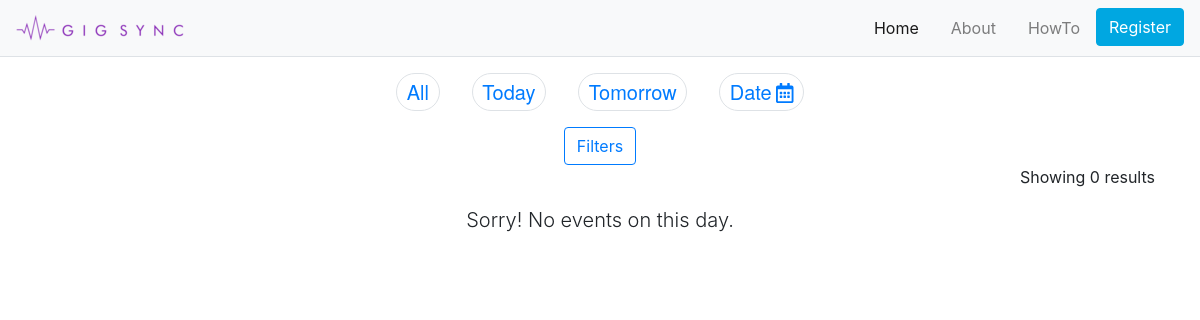
The page /tomorrow/ on the database as committed earlier.
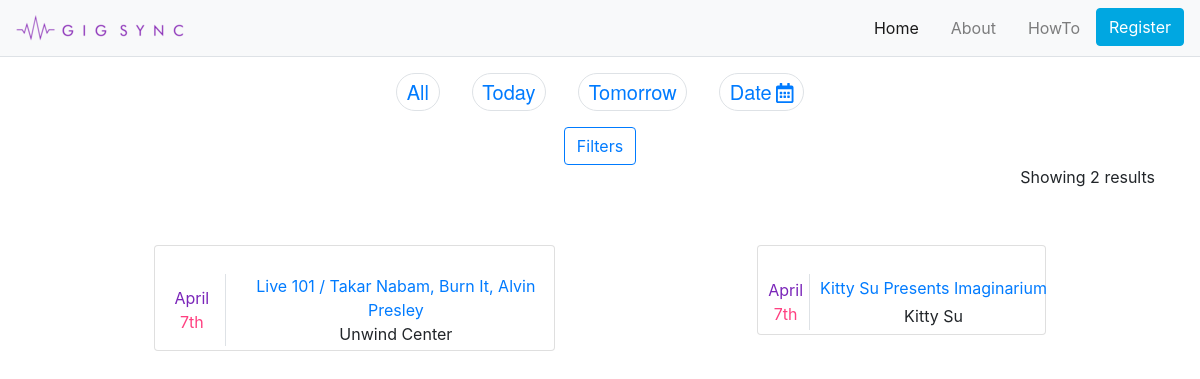
The same page on the database as committed later.
### web/models.py (models this page shows, shortened)
class Gig(models.Model):
    event_id = models.IntegerField(unique=True)
    name = models.CharField(max_length=255)
    description = models.TextField(null=True)
    start_date = models.DateField()
    start_time = models.TimeField()
    end_date = models.DateField(default=None, null=True)
    end_time = models.TimeField(null=True)
    venue = models.CharField(max_length=255)
    city = models.CharField(max_length=255)
    cover_link = models.URLField(null=True)
    place_id = models.IntegerField(null=True)
    involved_parties = models.ManyToManyField(GSProfile)

### web/views.py (the view)
# urls.py: url(r'^tomorrow/$', views.tomorrow, name='tomorrow'),
def tomorrow(request):
    tomorrow = datetime.date.today() + datetime.timedelta(days=1)
    q_set = models.Gig.objects.filter(start_date=tomorrow)
    cities = []
    for event in q_set:
        if event.city not in cities:
            cities.append(event.city)
    return render(request, 'web/tomorrow.html', {'gigs': q_set, 'cities': cities})

### web/templates/web/tomorrow.html (shortened to what this page needs)
{% extends "web/base.html" %}
{% block nav %}
<li class="nav-item active m-sm-2">
        <a class="nav-link" href="index.html">Home</a>
    </li>
    <li class="nav-item m-sm-2">
        <a class="nav-link" href="#">About</a>
    </li>
    <li class="nav-item  m-sm-2">
        <a class="nav-link" href="#">HowTo</a>
    </li>
    <li class="nav-item">
        <a href="http://www.gigsync.in/#signup-tab"><button class="btn btn-outline-gspurple my-2" type="submit">Register</button></a>
    </li>
{% endblock %}
{% block main %}
    <div id="datespace" class="touch-scroll-list d-flex flex-row justify-content-md-center justify-content-start">
		<span class="date-pill lead border"><a href="{% url 'web:home' %}">All</a></span>
		<span class="date-pill lead border"><a href="{% url 'web:today' %}">Today</a></span>
		<span class="date-pill lead border"><a href="{% url 'web:tomorrow' %}">Tomorrow</a></span>
		<span class="date-pill lead border">Date<i class="far fa-calendar-alt ml-1" id="date-logo"></i></span>
    </div>
    <div class="container d-flex justify-content-center">
        <button type="button" class="btn btn-outline-primary" id="filters">Filters</button>
    </div>
    <div class="container">
            <p class="text-right">Showing {{ gigs|length }} results</p>
    </div>
    <div class="container">
        <div class="event-area d-flex flex-column mr-0">
            {% for gig in gigs %}
            {% if forloop.first or forloop.counter0|divisibleby:"3" %}
            <div class="d-flex flex-row justify-content-around my-3 mr-0 p-2 event-cards-row">
            {% endif %}
                <div class="event-container">
                    <div class="card">
                        <a href="{% url 'web:event' gig.event_id %}"><img src="{{gig.cover_link}}" alt="" class="card-img-top"></a>
                        <div class="d-flex card-body flex-row p-0 m-0 event-info">
                            <div class="d-flex flex-column date-focus justify-content-center col-2 border-right m-1 p-1">
                                <div class="event-month text-center">{{ gig.start_date|date:"N" }}</div>
                                <div class="event-date text-center">{{ gig.start_date|date:"jS" }}</div>
                            </div>
                            <div class="d-flex flex-column justify-content-around event-title col-10 p-1">
                                <div class="event-name text-center">
                                    <a href="{% url 'web:event' gig.event_id %}">{{ gig.name }}</a>
                                </div>
                                <div class="event-venue text-center">{{ gig.venue }}</div>
                            </div>
                        </div>
                    </div>
                </div>
            {% if forloop.last or forloop.counter|divisibleby:"3" %}
            </div>
            {% endif %}
            {% empty %}
                <p class="lead text-center">Sorry! No events on this day.</p>
            {% endfor %}
        </div>
    </div>
{% endblock %}

Rows that differ between the two databases and show on the page:
added Gig: start_date "April", start_date "7th", name "Live 101 / Takar Nabam, Burn It, Alvin Presley", venue "Unwind Center"
added Gig: start_date "April", start_date "7th", name "Kitty Su Presents Imaginarium", venue "Kitty Su"
Other text that changed with them:
{{ gigs|length }}: "0" → "2"
text no longer shown: "Sorry! No events on this day."
